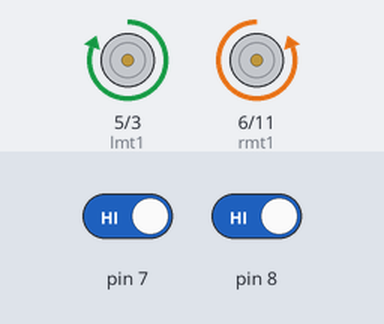
A sketch run on a simulated Arduino Uno, built with avr-gcc and run on an emulated ATmega328P. Parts: motor-driver pin pairs drawn as motors (green arrow = first pin HIGH = forward, orange = second pin HIGH = backward, longer = more drive). The test bench sets the inputs (shaded band); at power-on: pin 8 HIGH, pin 7 HIGH.

Above: at 1.4 s.
1.5 s: pin 8 driven LOW
At 1.9 s:
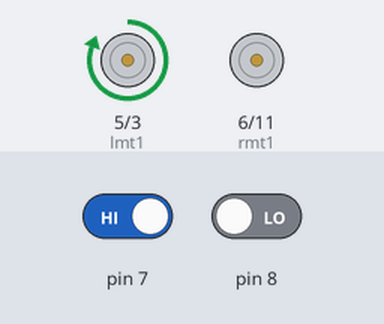
3.0 s: pin 7 driven LOW
At 4.2 s:
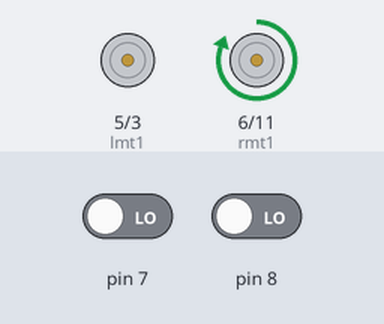
4.5 s: pin 7 driven HIGH
At 5.4 s:
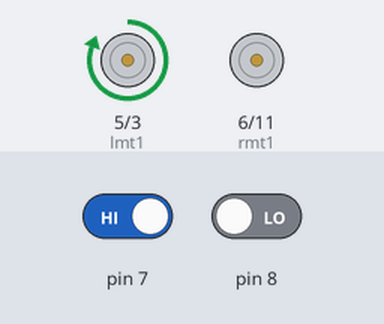
6.0 s: pin 8 driven HIGH
At 6.6 s:
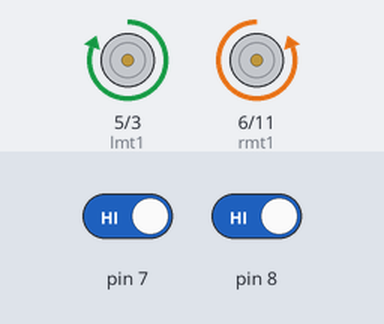
Timing chart, 0 to 8.5 s (numbered marks = the images above; inputs shaded):
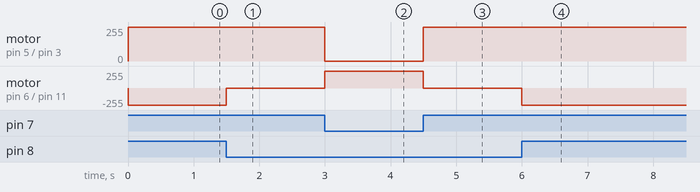

Measured:
- after the input at 1.5 s, motor on pin 6 (rmt1) / pin 11 (rmt2): backward 255/255 → stopped at once
- after the input at 3.0 s, motor on pin 5 (lmt1) / pin 3 (lmt2): forward 255/255 → stopped at once; motor on pin 6 (rmt1) / pin 11 (rmt2): stopped → forward 255/255 at once
- after the input at 4.5 s, motor on pin 5 (lmt1) / pin 3 (lmt2): stopped → forward 255/255 at once; motor on pin 6 (rmt1) / pin 11 (rmt2): forward 255/255 → stopped at once
- after the input at 6.0 s, motor on pin 6 (rmt1) / pin 11 (rmt2): stopped → backward 255/255 at once

The sketch:

Activity15_wall_follower.ino
```cpp
int ls;
int cs;
int lmt1 = 5;
int lmt2 = 3;
int rmt1 = 6;
int rmt2 = 11;
void setup() {
  pinMode(7, INPUT);
  pinMode(8, INPUT);
  pinMode(lmt1, OUTPUT);
  pinMode(lmt2, OUTPUT);
  pinMode(rmt1, OUTPUT);
  pinMode(rmt2, OUTPUT);
}

void loop() {
  ls = digitalRead(7);
  cs = digitalRead(8);
  if (ls == LOW && cs == LOW)
  {
    stpleft();
  }
  else if (ls == HIGH && cs == LOW)
  {
    stpright();
  }
  else if (ls == LOW && cs == HIGH)
  {
    right();
    delay(300);
  }
  else if (ls == HIGH && cs == HIGH)
  {
    right();
    delay(300);
  }
}
void forward()
{
  digitalWrite(lmt1, HIGH);
  digitalWrite(lmt2, LOW);
  digitalWrite(rmt1, HIGH);
  digitalWrite(rmt2, LOW);
  delay(1000);
}
void reverse()
{
  digitalWrite(lmt1, LOW);
  digitalWrite(lmt2, HIGH);
  digitalWrite(rmt1, LOW);
  digitalWrite(rmt2, HIGH);
}
void left()
{
  digitalWrite(lmt1, LOW);
  digitalWrite(lmt2, HIGH);
  digitalWrite(rmt1, HIGH);
  digitalWrite(rmt2, LOW);
}
void right()
{
  digitalWrite(lmt1, HIGH);
  digitalWrite(lmt2, LOW);
  digitalWrite(rmt1, LOW);
  digitalWrite(rmt2, HIGH);
}
void stp()
{
  digitalWrite(lmt1, LOW);
  digitalWrite(lmt2, LOW);
  digitalWrite(rmt1, LOW);
  digitalWrite(rmt2, LOW);
}
void stpleft()
{
  digitalWrite(lmt1, LOW);
  digitalWrite(lmt2, LOW);
  digitalWrite(rmt1, HIGH);
  digitalWrite(rmt2, LOW);
}
void stpright()
{
  digitalWrite(lmt1, HIGH);
  digitalWrite(lmt2, LOW);
  digitalWrite(rmt1, LOW);
  digitalWrite(rmt2, LOW);
}
```
